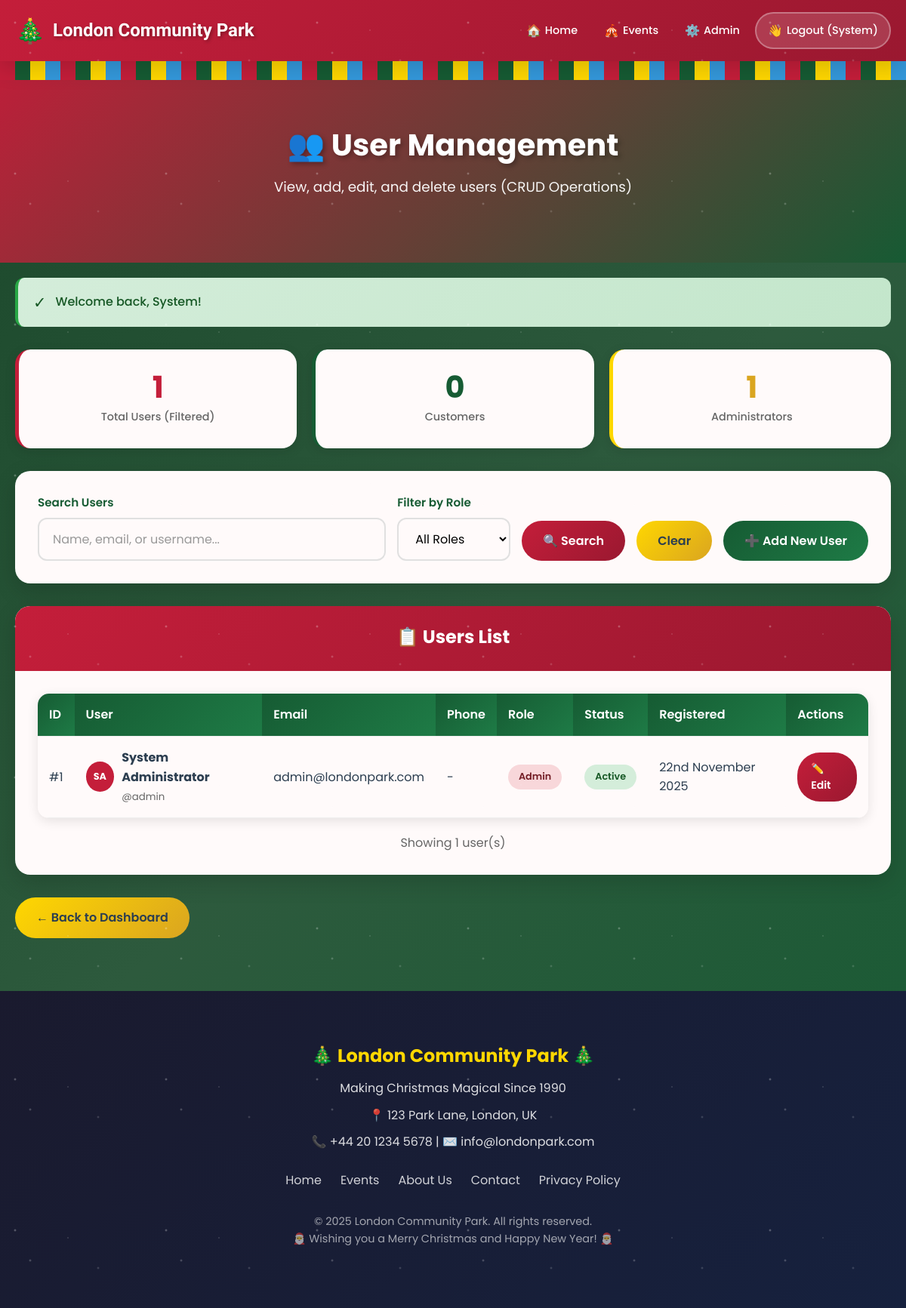
The page /admin/users.php (signed in) on the database its author committed.
### tables this page shows
CREATE TABLE users (
    user_id INT AUTO_INCREMENT PRIMARY KEY,
    username VARCHAR(50) NOT NULL UNIQUE,
    email VARCHAR(100) NOT NULL UNIQUE,
    password VARCHAR(255) NOT NULL,
    first_name VARCHAR(50) NOT NULL,
    last_name VARCHAR(50) NOT NULL,
    phone VARCHAR(20),
    address TEXT,
    photo VARCHAR(255),
    role ENUM('customer', 'admin') DEFAULT 'customer',
    created_at TIMESTAMP DEFAULT CURRENT_TIMESTAMP,
    updated_at TIMESTAMP DEFAULT CURRENT_TIMESTAMP ON UPDATE CURRENT_TIMESTAMP,
    is_active TINYINT(1) DEFAULT 1
);

### admin/users.php (the view, shortened to what this page needs)
<?php
require_once '../includes/header.php';
$search = sanitize($_GET['search'] ?? '');
$sql = "SELECT * FROM users WHERE 1=1";
$params = [];
$sql .= " ORDER BY created_at DESC";
$stmt = $pdo->prepare($sql);
$stmt->execute($params);
$users = $stmt->fetchAll();
$stmt = $pdo->query("SELECT role, COUNT(*) as count FROM users GROUP BY role");
$roleCounts = $stmt->fetchAll(PDO::FETCH_KEY_PAIR);
?>
<section class="hero" style="padding: 40px 20px;">
    <div class="container">
        <h1>👥 User Management</h1>
        <p>View, add, edit, and delete users (CRUD Operations)</p>
    </div>
</section>
<div class="container">
    <?php echo displayMessage(); ?>
    <div class="stats-grid" style="margin-bottom: 30px;">
        <div class="stat-card">
            <div class="stat-number"><?php echo count($users); ?></div>
            <div class="stat-label">Total Users (Filtered)</div>
        </div>
        <div class="stat-card green">
            <div class="stat-number"><?php echo $roleCounts['customer'] ?? 0; ?></div>
            <div class="stat-label">Customers</div>
        </div>
        <div class="stat-card gold">
            <div class="stat-number"><?php echo $roleCounts['admin'] ?? 0; ?></div>
            <div class="stat-label">Administrators</div>
        </div>
    </div>
    <div class="card" style="margin-bottom: 30px;">
        <div class="card-body">
            <form method="GET" action="" style="display: flex; gap: 15px; flex-wrap: wrap; align-items: flex-end;">
                <div class="form-group" style="flex: 1; min-width: 200px; margin-bottom: 0;">
                    <label for="search">Search Users</label>
                    <input type="text"
                           id="search"
                           name="search"
                           class="form-control"
                           placeholder="Name, email, or username..."
                           value="<?php echo sanitize($search); ?>">
                </div>
                <div class="form-group" style="min-width: 150px; margin-bottom: 0;">
                    <label for="role">Filter by Role</label>
                    <select id="role" name="role" class="form-control">
                        <option value="">All Roles</option>
                    </select>
                </div>
                <button type="submit" class="btn btn-primary">🔍 Search</button>
                <a href="<?php echo SITE_URL; ?>/admin/users.php" class="btn btn-gold">Clear</a>
                <a href="<?php echo SITE_URL; ?>/admin/add_user.php" class="btn btn-success">➕ Add New User</a>
            </form>
        </div>
    </div>
    <div class="card">
        <div class="card-header">
            <h2>📋 Users List</h2>
        </div>
        <div class="card-body">
            <?php if (empty($users)): ?>
                <p style="text-align: center; padding: 40px; color: #666;">
                    No users found matching your criteria.
                </p>
            <?php else: ?>
                <div class="table-container">
                    <table>
                        <thead>
                            <tr>
                                <th>ID</th>
                                <th>User</th>
                                <th>Email</th>
                                <th>Phone</th>
                                <th>Role</th>
                                <th>Status</th>
                                <th>Registered</th>
                                <th>Actions</th>
                            </tr>
                        </thead>
                        <tbody>
                            <?php foreach ($users as $user): ?>
                                <tr>
                                    <td>#<?php echo $user['user_id']; ?></td>
                                    <td>
                                        <div style="display: flex; align-items: center; gap: 10px;">
                                            <div style="width: 40px; height: 40px; background: <?php echo $user['role'] === 'admin' ? 'var(--christmas-red)' : 'var(--christmas-green)'; ?>; color: white; border-radius: 50%; display: flex; align-items: center; justify-content: center; font-weight: bold; font-size: 0.8rem;">
                                                <?php echo strtoupper(substr($user['first_name'], 0, 1) . substr($user['last_name'], 0, 1)); ?>
                                            </div>
                                            <div>
                                                <strong><?php echo sanitize($user['first_name'] . ' ' . $user['last_name']); ?></strong>
                                                <br><small style="color: #666;">@<?php echo sanitize($user['username']); ?></small>
                                            </div>
                                        </div>
                                    </td>
                                    <td><?php echo sanitize($user['email']); ?></td>
                                    <td><?php echo sanitize($user['phone'] ?: '-'); ?></td>
                                    <td>
                                        <span class="badge <?php echo $user['role'] === 'admin' ? 'badge-danger' : 'badge-success'; ?>">
                                            <?php echo ucfirst($user['role']); ?>
                                        </span>
                                    </td>
                                    <td>
                                        <span class="badge <?php echo $user['is_active'] ? 'badge-success' : 'badge-warning'; ?>">
                                            <?php echo $user['is_active'] ? 'Active' : 'Inactive'; ?>
                                        </span>
                                    </td>
                                    <td><?php echo formatDate($user['created_at']); ?></td>
                                    <td>
                                        <div class="action-buttons">
                                            <a href="<?php echo SITE_URL; ?>/admin/edit_user.php?id=<?php echo $user['user_id']; ?>"
                                               class="btn btn-sm btn-primary" title="Edit">
                                                ✏️ Edit
                                            </a>
                                        </div>
                                    </td>
                                </tr>
                            <?php endforeach; ?>
                        </tbody>
                    </table>
                </div>
                <div style="margin-top: 20px; text-align: center; color: #666;">
                    Showing <?php echo count($users); ?> user(s)
                </div>
            <?php endif; ?>
        </div>
    </div>
    <div style="margin-top: 30px;">
        <a href="<?php echo SITE_URL; ?>/admin/index.php" class="btn btn-gold">
            ← Back to Dashboard
        </a>
    </div>
</div>
<?php require_once '../includes/footer.php'; ?>

### rows shown on the page
users: user_id "1", first_name+last_name "SA", first_name+last_name "System Administrator", username "admin", email "admin@londonpark.com", phone "-", role "Admin", is_active "Active", created_at "22nd November 2025"

### other values the page prints
$userFirstName "System"
count($users) "1"
$roleCounts['customer'] "0"
$roleCounts['admin'] "1"
